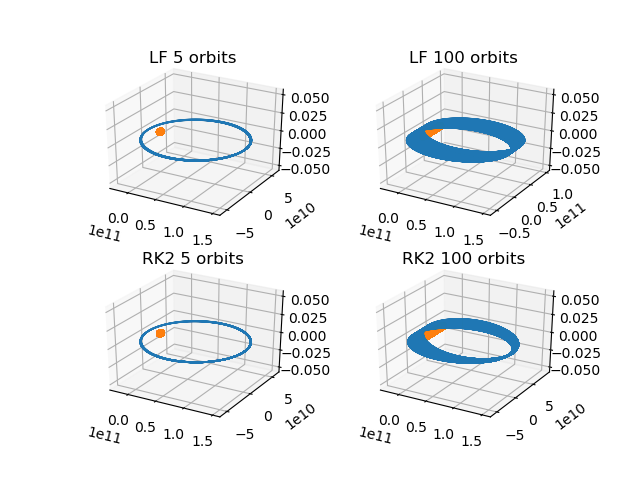

Python code for this plot:
import numpy as np 
import matplotlib.pyplot as plt 
from mpl_toolkits.mplot3d import Axes3D

def leapfrog(f, y, dt):
    #y[:6] = y[:6] + (dt / 2) * f(dt, y)[6:]
    #y[6:] = y[6:] + dt * y[:6]
    #y[:6] = y[:6] + (dt / 2) * f(dt, y)[6:]

    #y[6:] = y[6:] + (dt / 2) * f(dt, y)[:6]
    #y[:6] = y[:6] + dt * y[6:]
    #y[6:] = y[6:] + (dt / 2) * f(dt, y)[:6]

    #y[:6] = y[:6] + (dt / 2) * f(dt, y)[:6]
    #y[6:] = y[6:] + dt * y[:6]
    #y[:6] = y[:6] + (dt / 2) * f(dt, y)[:6]

    y_old = y
    x_half = y_old[6:] + (dt / 2) * y_old[:6]
    temp = np.concatenate((y_old[:6], x_half), axis = 0)
    v = y_old[:6] + dt * f(dt, temp)[:6]
    x = x_half + (dt / 2) * v
    y = np.concatenate((v, x), axis = 0)
   
    return y


def rk2(f, y, t, dt):
    k1 = f(t, y)
    k2 = f(t + dt, y + k1 * dt)

    return (y + (1 / 2) * dt * (k1 + k2))


def starplanet(t, y):
    G = 6.67384e-11
    ms = 1.99e30
    mp = 1e-3 * ms
    up, vp, wp, us, vs, ws, xp, yp, zp, xs, ys, zs = y
    g = G / ((xp - xs)**2 + (yp - ys)**2 + (zp - zs)**2)**(3./2.)
    return np.array([- g * ms * (xp - xs),
                     - g * ms * (yp - ys),
                     - g * ms * (zp - zs),
                     - g * mp * (xs - xp),
                     - g * mp * (ys - yp),
                     - g * mp * (zs - zp),
                     up,
                     vp,
                     wp,
                     us,
                     vs,
                     ws])

# initial conditions
us0 = vs0 = ws0 = 0
xs0 = ys0 = zs0 = 0

xp0 = 1.496e11  # m
yp0 = zp0 = 0

up0 = 0
vp0 = 0.5 * 2.98e4  # m / s
wp0 = 0

y0 = np.array([up0, vp0, wp0, us0, vs0, ws0, xp0, yp0, zp0, xs0, ys0, zs0])

####################
# first few orbits #
####################

dt = 1.0 * 86400.
# five orbits
time = np.arange(0, 5 * 365 * 86400., dt)

# leapfrog
yleap = [y0]
for t in time:
    yleap.append(leapfrog(starplanet, yleap[-1], dt))
yleap = np.array(yleap)

fig = plt.figure()
ax = fig.add_subplot(221, projection = '3d')
ax.scatter(yleap[:,6], yleap[:,7], yleap[:,8], s = 0.05)
ax.scatter(yleap[:,9], yleap[:,10], yleap[:,11])
ax.set_title("LF 5 orbits")

# runge kutta 2
yrk = [y0]
for t in time:
    yrk.append(rk2(starplanet, yrk[-1], t, dt))
yrk = np.array(yrk)

ax3 = fig.add_subplot(223, projection = '3d')
ax3.scatter(yrk[:,6], yrk[:,7], yrk[:,8], s = 0.05)
ax3.scatter(yrk[:,9], yrk[:,10], yrk[:,11])
ax3.set_title("RK2 5 orbits")

##############
# 100 orbits #
##############
# 100 orbits
time = np.arange(0, 100 * 365 * 86400., dt)

# leapfrog
yleap = [y0]
for t in time:
    yleap.append(leapfrog(starplanet, yleap[-1], dt))
yleap = np.array(yleap)

ax2 = fig.add_subplot(222, projection = '3d')
ax2.scatter(yleap[:,6], yleap[:,7], yleap[:,8], s = 0.05)
ax2.scatter(yleap[:,9], yleap[:,10], yleap[:,11])
ax2.set_title("LF 100 orbits")

# runge kutta 2
yrk = [y0]
for t in time:
    yrk.append(rk2(starplanet, yrk[-1], t, dt))
yrk = np.array(yrk)

ax4 = fig.add_subplot(224, projection = '3d')
ax4.scatter(yrk[:,6], yrk[:,7], yrk[:,8], s = 0.05)
ax4.scatter(yrk[:,9], yrk[:,10], yrk[:,11])
ax4.set_title("RK2 100 orbits")

# save figure
# plt.savefig("FSM_exercise03_1.png")

plt.show()